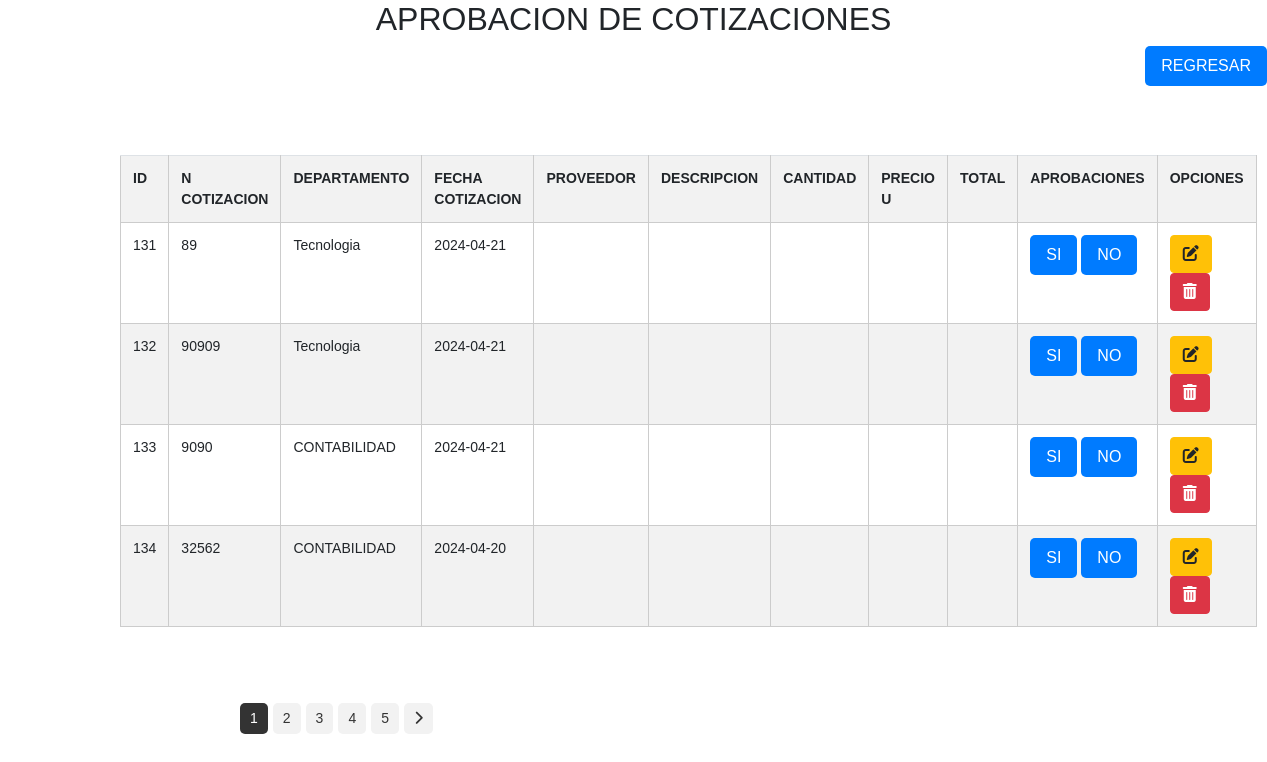
The page /cotizaciones/aprobacion_cotizaciones.php on the database as committed earlier.
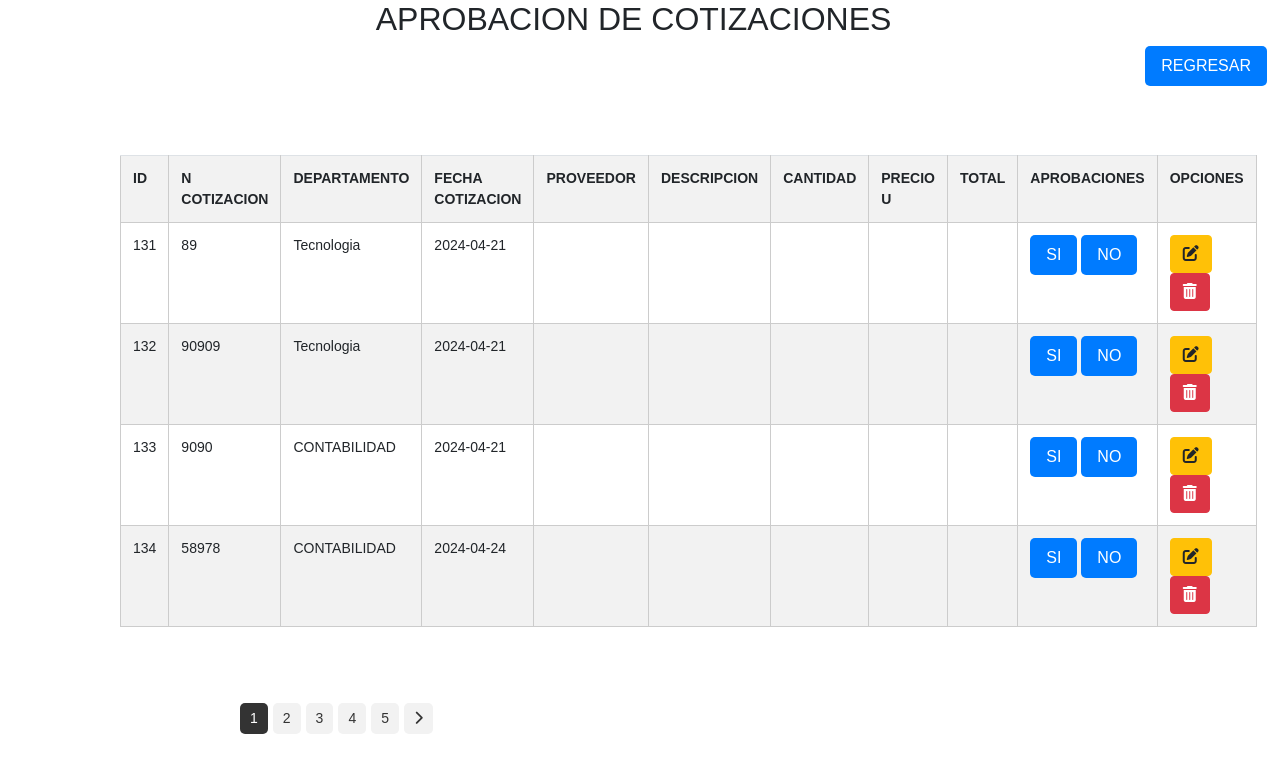
The same page on the database as committed later.
### tables this page shows
CREATE TABLE `tbl_cotizacion` (
  `ID_COTIZACION` int(11) NOT NULL AUTO_INCREMENT,
  `ID` int(11) DEFAULT NULL,
  `ID_PROVEEDOR` int(11) DEFAULT NULL,
  `NUMERO_COTIZACION` varchar(20) DEFAULT NULL,
  `DEPARTAMENTO` varchar(100) NOT NULL,
  `FECHA_COTIZACION` date DEFAULT NULL,
  `ESTADO` varchar(255) NOT NULL,
  `URL` varchar(255) NOT NULL,
  `FECHA_CREACION` timestamp NOT NULL DEFAULT current_timestamp(),
  `FECHA_MODIFICACION` timestamp NOT NULL DEFAULT current_timestamp() ON UPDATE current_timestamp(),
  `CREADO_POR` varchar(255) DEFAULT NULL,
  `MODIFICADO_POR` varchar(255) DEFAULT NULL,
  PRIMARY KEY (`ID_COTIZACION`),
  KEY `ID_PROVEEDOR` (`ID_PROVEEDOR`),
  KEY `tbl_solicitudes_tbl_cotizacion` (`ID`),
  CONSTRAINT `tbl_cotizacion_ibfk_1` FOREIGN KEY (`ID_PROVEEDOR`) REFERENCES `tbl_proveedores` (`ID_PROVEEDOR`)
);

### cotizaciones/aprobacion_cotizaciones.php (the view, shortened to what this page needs)
<!DOCTYPE html>
<html lang="en">
<head>
    <link rel="stylesheet" href="../css/estilos.css">
    <link href="https://cdn.jsdelivr.net/npm/bootstrap@5.3.0/dist/css/bootstrap.min.css" rel="stylesheet">
    <link rel="stylesheet" href="https://stackpath.bootstrapcdn.com/bootstrap/4.5.0/css/bootstrap.min.css">
</head>
<body>
    <h2 class="text-center">APROBACION DE COTIZACIONES</h2>
    <link rel="stylesheet" href="styles.css">
    <a href="./cotizaciones.php">
        <button id="btnregresar">REGRESAR</button>
    </a>
<br>
<br>
    <div class="content">
        <div class="table-container">
                <tbody>
                <br>
        <?php
        $conexion = mysqli_connect("localhost", "root", "", "gestion_compras2");
        $sql = "SELECT * FROM tbl_cotizacion";
        $resultados = mysqli_query($conexion, $sql);
        if (mysqli_num_rows($resultados) > 0) {
            echo '<table class="table table-striped">
                    <tr>
                    <th>ID</th>
                    <th>N COTIZACION</th>
                    <th>DEPARTAMENTO</th>
                    <th>FECHA COTIZACION</th>
                    <th>PROVEEDOR</th>
                    <th>DESCRIPCION</th>
                    <th>CANTIDAD</th>
                    <th>PRECIO U</th>
                    <th>TOTAL</th>
                    <th>APROBACIONES</th>
                    <th>OPCIONES</th>
                    </tr>';
            while ($row = mysqli_fetch_assoc($resultados)) {
                echo '<tr>
                        <td>' . $row['ID_COTIZACION'] . '</td>
                        <td>' . $row['NUMERO_COTIZACION'] . '</td>
                        <td>' . $row['DEPARTAMENTO'] . '</td>
                        <td>' . $row['FECHA_COTIZACION'] . '</td>
                        <td>' . $row['NOMBRE_PROVEEDOR'] . '</td>
                        <td>' . $row['DESCRIPCION'] . '</td>
                        <td>' . $row['CANTIDAD'] . '</td>
                        <td>' . $row['PRECIO'] . '</td>
                        <td>' . $row['TOTAL'] . '</td>
                        <td>
                        <label>
                        <input type="radio" name="aprobacion" class="checklist-input" />
                        <span class="checklist-label">
                            SI
                        </span>
                    </label>
                    <label>
                    <input type="radio" name="aprobacion" class="checklist-input" />
                    <span class="checklist-label">
                        NO
                    </span>
                </label>
                        <td>
                        <a href="../cotizaciones/editar_cotizacion.php?id=' . $row['ID_COTIZACION'].'"class="btn btn-warning" >
                        <i class="fas fa-edit"></i>
                        </a>
                        <a href="../cotizaciones/eliminar_cotizacion.php?id=' . $row['ID_COTIZACION'] . '"class="btn btn-danger">
                        <i class="fas fa-trash-alt"></i>
                    </a>
                        </td>
                        </td>
                    </tr>';
            }
            echo '</table>';
        } else {
            mostrarMensaje("No se encontraron registros.", "info");
        }
        ?>
            <div class="content">
                <?php
                $totalSolicitudes = 50;
                $registrosPorPagina = 10;
                $totalPaginas = ceil($totalSolicitudes / $registrosPorPagina);
                $paginaActual = isset($_GET['page']) ? $_GET['page'] : 1;
                ?>
                <div class="pagination">
                    <?php
                    for ($i = 1; $i <= $totalPaginas; $i++) {
                        echo '<a href="?page=' . $i . '" ' . ($i == $paginaActual ? 'class="current"' : '') . '>' . $i . '</a>';
                    }
                    if ($paginaActual < $totalPaginas) {
                        echo '<a href="?page=' . ($paginaActual + 1) . '"><i class="fas fa-chevron-right"></i></a>';
                    }
                    ?>
                </div>
            </div>
        </div>
    </div>
</body>
</html>

Rows that differ between the two databases and show on the page:
changed tbl_cotizacion id 134: NUMERO_COTIZACION "32562" → "58978"; FECHA_COTIZACION "2024-04-20" → "2024-04-24"
